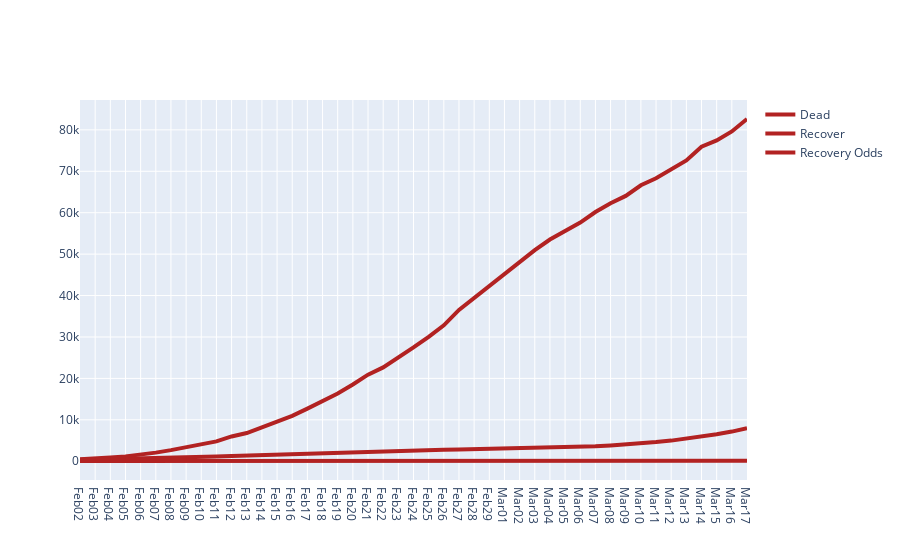

Write notebook code for a chart like this one.
### Code cell
fig = go.Figure()
# Create and style traces
Date=df_rec_dead['Date']
Dead=df_rec_dead['Dead']
Recover=df_rec_dead['Recovery']
Recover_rate=df_rec_dead['World_Recovery_Odds']
fig.add_trace(go.Scatter(x=Date, y=Dead, name='Dead',
                         line=dict(color='firebrick', width=4)))
fig.add_trace(go.Scatter(x=Date, y=Recover, name='Recover',
                         line=dict(color='firebrick', width=4)))
fig.add_trace(go.Scatter(x=Date, y=Recover_rate, name='Recovery Odds',
                         line=dict(color='firebrick', width=4)))

### Figure 1 — Plotly figure (JSON) as saved in the notebook; plotly's stock layout.template omitted (floating-point values rounded to 4 significant figures)
{"data": [{"line": {"color": "firebrick", "width": 4}, "name": "Dead", "type": "scatter", "x": ["Feb02", "Feb03", "Feb04", "Feb05", "Feb06", "Feb07", "Feb08", "Feb09", "Feb10", "Feb11", "Feb12", "Feb13", "Feb14", "Feb15", "Feb16", "Feb17", "Feb18", "Feb19", "Feb20", "Feb21", "Feb22", "Feb23", "Feb24", "Feb25", "Feb26", "Feb27", "Feb28", "Feb29", "Mar01", "Mar02", "Mar03", "Mar04", "Mar05", "Mar06", "Mar07", "Mar08", "Mar09", "Mar10", "Mar11", "Mar12", "Mar13", "Mar14", "Mar15", "Mar16", "Mar17"], "y": [362, 426, 492, 565, 638, 724, 813, 910, 1018, 1115, 1261, 1383, 1526, 1669, 1775, 1873, 2009, 2126, 2247, 2360, 2460, 2618, 2699, 2763, 2800, 2858, 2923, 2977, 3050, 3117, 3202, 3285, 3387, 3494, 3599, 3827, 4025, 4296, 4628, 4981, 5429, 5833, 6519, 7161, 7978]}, {"line": {"color": "firebrick", "width": 4}, "name": "Recover", "type": "scatter", "x": ["Feb02", "Feb03", "Feb04", "Feb05", "Feb06", "Feb07", "Feb08", "Feb09", "Feb10", "Feb11", "Feb12", "Feb13", "Feb14", "Feb15", "Feb16", "Feb17", "Feb18", "Feb19", "Feb20", "Feb21", "Feb22", "Feb23", "Feb24", "Feb25", "Feb26", "Feb27", "Feb28", "Feb29", "Mar01", "Mar02", "Mar03", "Mar04", "Mar05", "Mar06", "Mar07", "Mar08", "Mar09", "Mar10", "Mar11", "Mar12", "Mar13", "Mar14", "Mar15", "Mar16", "Mar17"], "y": [504, 643, 907, 1173, 1562, 2083, 2684, 3323, 4043, 4803, 5987, 6808, 8196, 9538, 10973, 12712, 14553, 16357, 18524, 20895, 22650, 24991, 27466, 30051, 32805, 36520, 39430, 42330, 45122, 48108, 50944, 53524, 55605, 57609, 60172, 62278, 64056, 66621, 68307, 70383, 72607, 75932, 77452, 79615, 82624]}, {"line": {"color": "firebrick", "width": 4}, "name": "Recovery Odds", "type": "scatter", "x": ["Feb02", "Feb03", "Feb04", "Feb05", "Feb06", "Feb07", "Feb08", "Feb09", "Feb10", "Feb11", "Feb12", "Feb13", "Feb14", "Feb15", "Feb16", "Feb17", "Feb18", "Feb19", "Feb20", "Feb21", "Feb22", "Feb23", "Feb24", "Feb25", "Feb26", "Feb27", "Feb28", "Feb29", "Mar01", "Mar02", "Mar03", "Mar04", "Mar05", "Mar06", "Mar07", "Mar08", "Mar09", "Mar10", "Mar11", "Mar12", "Mar13", "Mar14", "Mar15", "Mar16", "Mar17"], "y": [58.2, 60.15, 64.83, 67.49, 71, 74.21, 76.75, 78.5, 79.89, 81.16, 82.6, 83.12, 84.3, 85.11, 86.08, 87.16, 87.87, 88.5, 89.18, 89.85, 90.2, 90.52, 91.05, 91.58, 92.14, 92.74, 93.1, 93.43, 93.67, 93.92, 94.09, 94.22, 94.26, 94.28, 94.36, 94.21, 94.09, 93.94, 93.65, 93.39, 93.04, 92.87, 92.24, 91.75, 91.19]}], "layout": {}}
